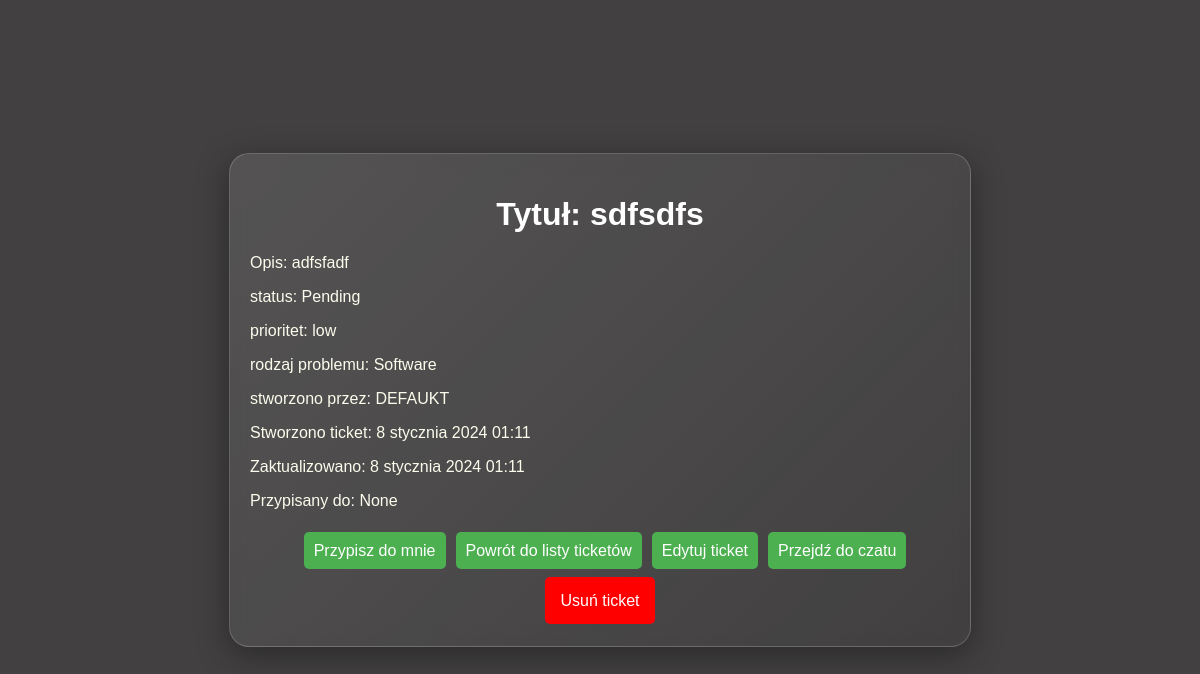
Screenshot of /ticket/detail/sdfsdfs/ with the database file from the repository.
### helpdeskapp/models.py (models this page shows, shortened)
class Ticket(models.Model):
    statuslist = (
        ('Pending', 'Pending'),
        ('In Progress', 'In Progress'),
        ('Completed', 'Completed'),
    )
    prioritylist = (
        ('low', 'low'),
        ('mid', 'mid'),
        ('high', 'high'),
    )
    request_typelist = (
        ('Software', 'Software'),
        ('Hardware', 'Hardware'),
        ('Network', 'Network'),
        ('Other', 'Other')
    )
    title = models.CharField(max_length=100)
    description = models.TextField()
    status = models.CharField(max_length=100, choices=statuslist, default='Pending')
    priority = models.CharField(max_length=100, choices=prioritylist, default='low')
    request_type = models.CharField(max_length=100, choices=request_typelist, default='Software')
    created_at = models.DateTimeField(auto_now_add=True)
    assigned_to = models.ForeignKey(User, on_delete=models.CASCADE, related_name='ticket_assigned_to', null=True, blank=True, default=None)
    updated_at = models.DateTimeField(auto_now=True)
    created_by = models.ForeignKey(User, on_delete=models.CASCADE, related_name='ticket_created_by')
    closed_at = models.DateTimeField(null=True, blank=True, default=None)
    objects = models.Manager() # default manager
    slug = models.SlugField(unique=True, default='default-slug')
    class Meta:
        ordering = ['-created_at']

### helpdeskapp/views.py (the view)
# urls.py: path('ticket/detail/<slug:slug>/', views.ticket_detail, name='ticket_detail'),
def ticket_detail(request, slug):
    ticket = get_object_or_404(Ticket, slug=slug)
    return render(request, 'helpdeskapp/tickets/ticket_detail.html', {'ticket': ticket})

### helpdeskapp/templates/helpdeskapp/tickets/ticket_detail.html (shortened to what this page needs)
{%load static %}
<DOCTYPE html>
<head>
    <link href="{% static 'helpdeskapp/detail.css' %}" rel="stylesheet">
</head>
<body>
{% block content %}
<div class="container">
    <div class="help-card">
        <h1>Tytuł: {{ticket.title}}</h1>
        <p>Opis: {{ticket.description}}</p>
        <p>status: {{ticket.status}}</p>
        <p>prioritet: {{ticket.priority}}</p>
        <p>rodzaj problemu: {{ticket.request_type}}</p>
        <p>stworzono przez: {{ticket.created_by}}</p>
        <p>Stworzono ticket: {{ticket.created_at}}</p>
        <p>Zaktualizowano: {{ticket.updated_at}}</p>
        <p>Przypisany do: {{ticket.assigned_to}}</p>
        <div class="a_other">
        <p><a href="{% url 'helpdeskapp:assigned_to' ticket.slug %}" >Przypisz do mnie</a></p>
        <p><a href = "{% url 'helpdeskapp:ticket_list' %}" >Powrót do listy ticketów</a></p>
        <p><a href="{% url 'helpdeskapp:ticket_edit' ticket.slug %}" >Edytuj ticket</a></p>
        <p><a href="{% url 'chat:chat_room' ticket.slug %}" >Przejdź do czatu</a></p>
        </div>
        <p class="usun"><a href="{% url 'helpdeskapp:ticket_delete' ticket.slug %}" class = "usun">Usuń ticket</a></p>
    </div>
</div>
{% endblock %}
</body>

### helpdeskapp/static/helpdeskapp/detail.css (style rules this page uses)
body { background-color: #424040; color: #fff; display: flex; justify-content: center; align-items: center; font-family: sans-serif; }
.help-card { padding: 20px; width: 700px; background: linear-gradient(135deg, rgba(255, 255, 255, 0.1), rgba(255, 255, 255, 0)); backdrop-filter: blur(10px); -webkit-backdrop-filter: blur(10px); border-radius: 20px; border: 1px solid rgba(255, 255, 255, 0.18); box-shadow: 0 8px 32px 0 rgba(0, 0, 0, 0.37); margin: 20px; flex-wrap:wrap; }
h1 { text-align: center; color: #fff; }
p { color: rgb(252, 252, 237); }
.a_other { display: flex; justify-content: center; }
.a_other>p { margin-left: 10px; }
p.usun { text-align: center; }
a.usun { background-color: red; width: 100%; padding: 15px; font-size: 16px; }
a { background-color: #4CAF50; color: white; padding: 10px; border: none; border-radius: 5px; cursor: pointer; width: 100%; text-decoration: none; flex-wrap:wrap; }

### rows the page displays
Ticket: title "sdfsdfs", description "adfsfadf", status "Pending", priority "low", request_type "Software", created_by "DEFAUKT", created_at "8 stycznia 2024 01:11", updated_at "8 stycznia 2024 01:11", assigned_to "None"
